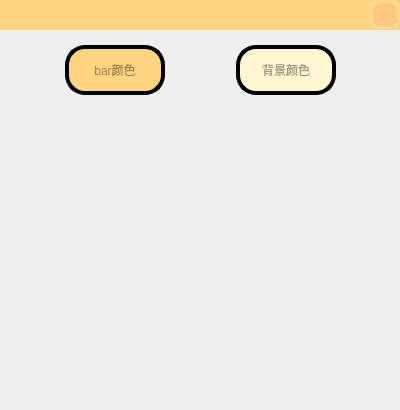
<?xml version="1.0" encoding="UTF-8"?>
<ui version="4.0">
 <class>Setting</class>
 <widget class="QWidget" name="Setting">
  <property name="geometry">
   <rect>
    <x>0</x>
    <y>0</y>
    <width>400</width>
    <height>410</height>
   </rect>
  </property>
  <property name="minimumSize">
   <size>
    <width>400</width>
    <height>400</height>
   </size>
  </property>
  <property name="maximumSize">
   <size>
    <width>400</width>
    <height>410</height>
   </size>
  </property>
  <property name="windowTitle">
   <string>设置</string>
  </property>
  <property name="windowIcon">
   <iconset resource="image.qrc">
    <normaloff>:/new/prefix1/resource/icon.png</normaloff>:/new/prefix1/resource/icon.png</iconset>
  </property>
  <widget class="QLabel" name="label">
   <property name="geometry">
    <rect>
     <x>0</x>
     <y>0</y>
     <width>400</width>
     <height>30</height>
    </rect>
   </property>
   <property name="sizePolicy">
    <sizepolicy hsizetype="Preferred" vsizetype="Preferred">
     <horstretch>40</horstretch>
     <verstretch>40</verstretch>
    </sizepolicy>
   </property>
   <property name="minimumSize">
    <size>
     <width>400</width>
     <height>30</height>
    </size>
   </property>
   <property name="maximumSize">
    <size>
     <width>400</width>
     <height>30</height>
    </size>
   </property>
   <property name="styleSheet">
    <string notr="true">background-color:rgb(255, 213, 129) ;</string>
   </property>
   <property name="text">
    <string/>
   </property>
  </widget>
  <widget class="QPushButton" name="closeButton">
   <property name="geometry">
    <rect>
     <x>370</x>
     <y>0</y>
     <width>30</width>
     <height>29</height>
    </rect>
   </property>
   <property name="sizePolicy">
    <sizepolicy hsizetype="Preferred" vsizetype="Preferred">
     <horstretch>30</horstretch>
     <verstretch>30</verstretch>
    </sizepolicy>
   </property>
   <property name="maximumSize">
    <size>
     <width>30</width>
     <height>30</height>
    </size>
   </property>
   <property name="styleSheet">
    <string notr="true">QPushButton{
	background-color:rgba(225,100,100,30);
	border-style:outset;                 
	border-width:4px;                    
	border-radius:10px;                  
	border-color:rgba(255,255,255,30);   
	font:bold 10px;                      
	color:rgba(0,0,0,100);
	padding:6px; 
}

QPushButton:pressed{
	background-color:rgba(225,100,100,200);
	border-color:rgba(255,255,255,30);
	border-style:inset;
	color:rgba(0,0,0,100);
}
//鼠标悬停样式
QPushButton:hover
{
	background-color:rgba(255,100,100,100);
	border-color:rgba(255,255,255,200);
	color:rgba(0,0,0,200);
}
</string>
   </property>
   <property name="text">
    <string/>
   </property>
   <property name="icon">
    <iconset resource="image.qrc">
     <normaloff>:/new/prefix1/resource/cc-close-crude.png</normaloff>:/new/prefix1/resource/cc-close-crude.png</iconset>
   </property>
   <property name="iconSize">
    <size>
     <width>20</width>
     <height>20</height>
    </size>
   </property>
  </widget>
  <widget class="QWidget" name="horizontalLayoutWidget">
   <property name="geometry">
    <rect>
     <x>0</x>
     <y>30</y>
     <width>401</width>
     <height>80</height>
    </rect>
   </property>
   <layout class="QHBoxLayout" name="horizontalLayout">
    <item>
     <spacer name="horizontalSpacer">
      <property name="orientation">
       <enum>Qt::Horizontal</enum>
      </property>
      <property name="sizeHint" stdset="0">
       <size>
        <width>40</width>
        <height>20</height>
       </size>
      </property>
     </spacer>
    </item>
    <item>
     <widget class="QPushButton" name="changebarButton">
      <property name="sizePolicy">
       <sizepolicy hsizetype="Preferred" vsizetype="Preferred">
        <horstretch>50</horstretch>
        <verstretch>50</verstretch>
       </sizepolicy>
      </property>
      <property name="minimumSize">
       <size>
        <width>100</width>
        <height>50</height>
       </size>
      </property>
      <property name="maximumSize">
       <size>
        <width>100</width>
        <height>50</height>
       </size>
      </property>
      <property name="styleSheet">
       <string notr="true">
QPushButton{
	background-color:rgba(255, 213, 129);
	border-style:outset;                 
	border-width:4px;                    
	border-radius:20px;                  
	border-color:rgba(0,0,0);            
	color:rgba(0,0,0,100);
	padding:1px;
	font:1000 15pt &quot;黑体&quot;;    
}

</string>
      </property>
      <property name="text">
       <string>bar颜色</string>
      </property>
     </widget>
    </item>
    <item>
     <spacer name="horizontalSpacer_2">
      <property name="orientation">
       <enum>Qt::Horizontal</enum>
      </property>
      <property name="sizeHint" stdset="0">
       <size>
        <width>40</width>
        <height>20</height>
       </size>
      </property>
     </spacer>
    </item>
    <item>
     <widget class="QPushButton" name="changebackButton">
      <property name="sizePolicy">
       <sizepolicy hsizetype="Preferred" vsizetype="Preferred">
        <horstretch>0</horstretch>
        <verstretch>0</verstretch>
       </sizepolicy>
      </property>
      <property name="minimumSize">
       <size>
        <width>100</width>
        <height>50</height>
       </size>
      </property>
      <property name="maximumSize">
       <size>
        <width>100</width>
        <height>50</height>
       </size>
      </property>
      <property name="styleSheet">
       <string notr="true">
QPushButton{
	background-color:rgba(255,247,209);
	border-style:outset;                 
	border-width:4px;                    
	border-radius:20px;                  
	border-color:rgba(0,0,0);            
	color:rgba(0,0,0,100);
	padding:1px;
	font:1000 15pt &quot;黑体&quot;;    
}
</string>
      </property>
      <property name="text">
       <string>背景颜色</string>
      </property>
     </widget>
    </item>
    <item>
     <spacer name="horizontalSpacer_3">
      <property name="orientation">
       <enum>Qt::Horizontal</enum>
      </property>
      <property name="sizeHint" stdset="0">
       <size>
        <width>40</width>
        <height>20</height>
       </size>
      </property>
     </spacer>
    </item>
   </layout>
  </widget>
 </widget>
 <resources>
  <include location="image.qrc"/>
 </resources>
 <connections/>
</ui>
